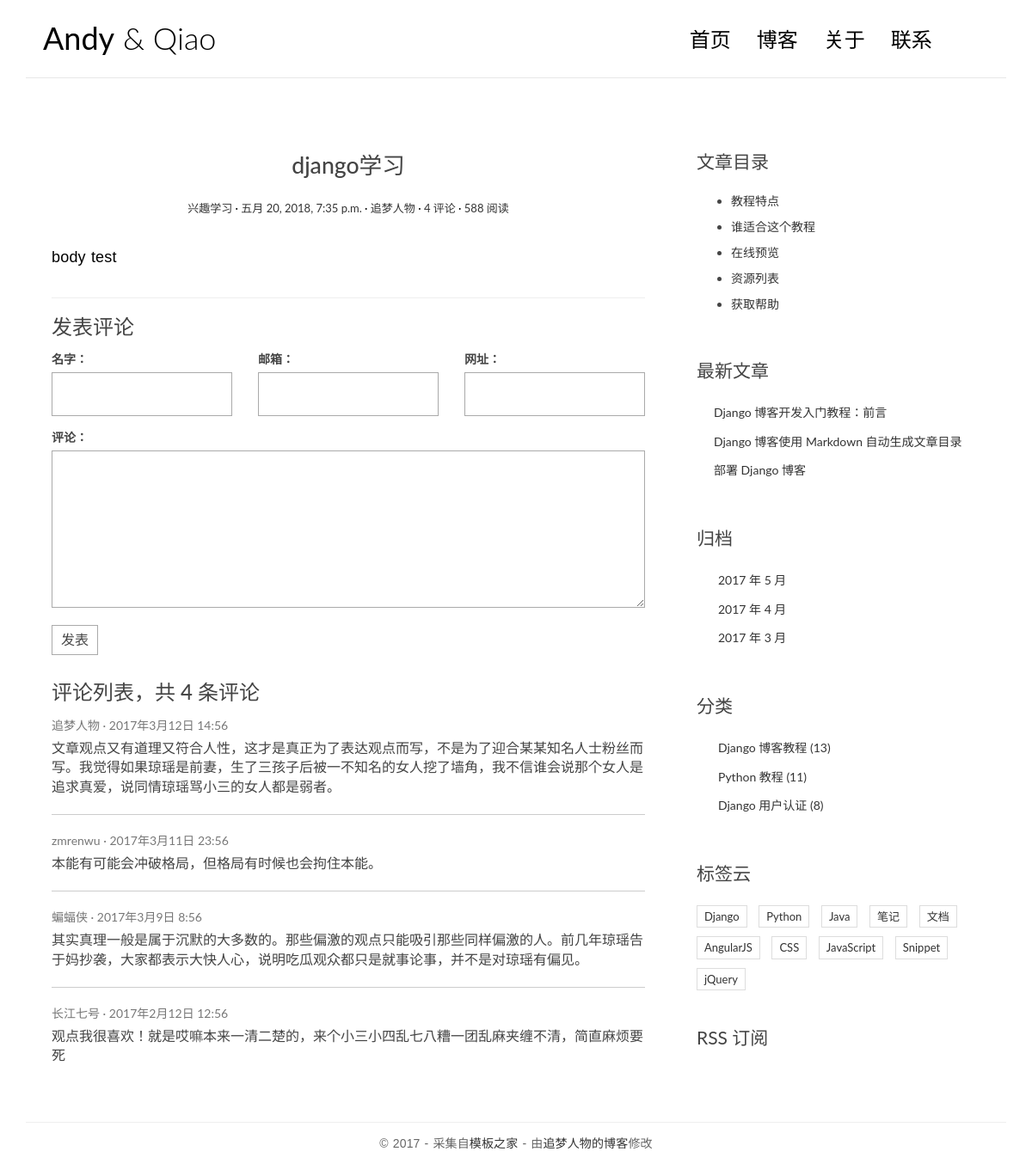
The app's page /article/1/ with its own data.
### blog_andy/models.py (models this page shows, shortened)
class Article(models.Model):
    title = models.CharField(max_length=64)
    sub_title =  models.CharField(max_length=64, blank=True)
    excerpt = models.CharField(max_length=200, blank=True)
    body = models.TextField()
    created_time = models.DateTimeField()
    modified_time = models.DateTimeField()
    category = models.ForeignKey(Category, on_delete=models.CASCADE)
    tags= models.ManyToManyField(Tag, blank = True)
    author = models.ForeignKey(User, on_delete=models.CASCADE)

class Category(models.Model):
    name = models.CharField(max_length=128)

### blog_andy/views.py (the view)
# urls.py: url(r'^article/(?P<pk>[0-9]+)/$', views.detail, name='detail'),
def detail(request, pk):
    article = get_object_or_404(Article, pk=pk)
    article.body = markdown.markdown(article.body,
                                    extensions=[
                                        'markdown.extensions.extra',
                                        'markdown.extensions.codehilite',
                                        'markdown.extensions.toc',
                                    ])
    return render(request, 'blog_andy/detail.html', context = {
        'post':article
    })

### templates/blog_andy/detail.html (shortened to what this page needs)
{% extends 'base.html' %}
{% load staticfiles %}
{% block main %}
    <article class="post post-1">
        <header class="entry-header">
            <h1 class="entry-title">{{post.title}}</h1>
            <div class="entry-meta">
                <span class="post-category"><a href="#">{{ post.category.name }}</a></span>
                <span class="post-date"><a href="#"><time class="entry-date"
                    datetime="{{post.created_time}}">{{post.created_time}}</time></a></span>
                <span class="post-author"><a href="#">追梦人物</a></span>
                <span class="comments-link"><a href="#">4 评论</a></span>
                <span class="views-count"><a href="#">588 阅读</a></span>
            </div>
        </header>
        <div class="entry-content clearfix">
            {{post.body|safe}}
        </div>
    </article>
    <section class="comment-area" id="comment-area">
        <hr>
        <h3>发表评论</h3>
        <form action="#" method="post" class="comment-form">
            <div class="row">
                <div class="col-md-4">
                    <label for="id_name">名字：</label>
                    <input type="text" id="id_name" name="name" required>
                </div>
                <div class="col-md-4">
                    <label for="id_email">邮箱：</label>
                    <input type="email" id="id_email" name="email" required>
                </div>
                <div class="col-md-4">
                    <label for="id_url">网址：</label>
                    <input type="text" id="id_url" name="url">
                </div>
                <div class="col-md-12">
                    <label for="id_comment">评论：</label>
                    <textarea name="comment" id="id_comment" required></textarea>
                    <button type="submit" class="comment-btn">发表</button>
                </div>
            </div>
        </form>
        <div class="comment-list-panel">
            <h3>评论列表，共 <span>4</span> 条评论</h3>
            <ul class="comment-list list-unstyled">
                <li class="comment-item">
                    <span class="nickname">追梦人物</span>
                    <time class="submit-date" datetime="2012-11-09T23:15:57+00:00">2017年3月12日 14:56</time>
                    <div class="text">
                        文章观点又有道理又符合人性，这才是真正为了表达观点而写，不是为了迎合某某知名人士粉丝而写。我觉得如果琼瑶是前妻，生了三孩子后被一不知名的女人挖了墙角，我不信谁会说那个女人是追求真爱，说同情琼瑶骂小三的女人都是弱者。
                    </div>
                </li>
                <li class="comment-item">
                    <span class="nickname">zmrenwu</span>
                    <time class="submit-date" datetime="2012-11-09T23:15:57+00:00">2017年3月11日 23:56</time>
                    <div class="text">
                        本能有可能会冲破格局，但格局有时候也会拘住本能。
                    </div>
                </li>
                <li class="comment-item">
                    <span class="nickname">蝙蝠侠</span>
                    <time class="submit-date" datetime="2012-11-09T23:15:57+00:00">2017年3月9日 8:56</time>
                    <div class="text">
                        其实真理一般是属于沉默的大多数的。那些偏激的观点只能吸引那些同样偏激的人。前几年琼瑶告于妈抄袭，大家都表示大快人心，说明吃瓜观众都只是就事论事，并不是对琼瑶有偏见。
                    </div>
                </li>
                <li class="comment-item">
                    <span class="nickname">长江七号</span>
                    <time class="submit-date" datetime="2012-11-09T23:15:57+00:00">2017年2月12日 12:56</time>
                    <div class="text">
                        观点我很喜欢！就是哎嘛本来一清二楚的，来个小三小四乱七八糟一团乱麻夹缠不清，简直麻烦要死
                    </div>
                </li>
            </ul>
        </div>
    </section>
{% endblock main %}
{% block toc %}
    <div class="widget widget-content">
        <h3 class="widget-title">文章目录</h3>
        <ul>
            <li>
                <a href="#">教程特点</a>
            </li>
            <li>
                <a href="#">谁适合这个教程</a>
            </li>
            <li>
                <a href="#">在线预览</a>
            </li>
            <li>
                <a href="#">资源列表</a>
            </li>
            <li>
                <a href="#">获取帮助</a>
            </li>
        </ul>
    </div>
    <div class="widget widget-recent-posts">
        <h3 class="widget-title">最新文章</h3>
        <ul>
            <li>
                <a href="#">Django 博客开发入门教程：前言</a>
            </li>
            <li>
                <a href="#">Django 博客使用 Markdown 自动生成文章目录</a>
            </li>
            <li>
                <a href="#">部署 Django 博客</a>
            </li>
        </ul>
    </div>
    <div class="widget widget-archives">
        <h3 class="widget-title">归档</h3>
        <ul>
            <li>
                <a href="#">2017 年 5 月</a>
            </li>
            <li>
                <a href="#">2017 年 4 月</a>
            </li>
            <li>
                <a href="#">2017 年 3 月</a>
            </li>
        </ul>
    </div>
    <div class="widget widget-category">
        <h3 class="widget-title">分类</h3>
        <ul>
            <li>
                <a href="#">Django 博客教程 <span class="post-count">(13)</span></a>
            </li>
            <li>
                <a href="#">Python 教程 <span class="post-count">(11)</span></a>
            </li>
            <li>
                <a href="#">Django 用户认证 <span class="post-count">(8)</span></a>
            </li>
        </ul>
    </div>
    <div class="widget widget-tag-cloud">
        <h3 class="widget-title">标签云</h3>
        <ul>
            <li>
                <a href="#">Django</a>
            </li>
            <li>
                <a href="#">Python</a>
            </li>
            <li>
                <a href="#">Java</a>
            </li>
            <li>
                <a href="#">笔记</a>
            </li>
            <li>
                <a href="#">文档</a>
            </li>
            <li>
                <a href="#">AngularJS</a>
            </li>
            <li>
                <a href="#">CSS</a>
            </li>
            <li>
                <a href="#">JavaScript</a>
            </li>
            <li>
                <a href="#">Snippet</a>
            </li>
            <li>
                <a href="#">jQuery</a>
            </li>
        </ul>
    </div>
    <div class="rss">
        <a href=""> RSS 订阅</a>
    </div>
{% endblock toc %}

### blog_andy/static/blog_andy/css/custom.css (style rules this page uses)
* { outline: none; }
h1, h2, h3, h4, h5, h6 { margin-top: 0; }
a { color: #333; }
body { color: #444; font-family: 'Lato', sans-serif; }
p { font-family: 'Ubuntu', sans-serif; font-weight: 400; word-spacing: 1px; letter-spacing: 0.01em; }
.post { background: #fff; padding: 30px 30px 0; }
.entry-title { text-align: center; font-size: 1.9em; margin-bottom: 20px; line-height: 1.6; padding: 10px 20px 0; }
.entry-meta { text-align: center; color: #DDDDDD; font-size: 13px; margin-bottom: 30px; }
.entry-content { font-size: 18px; line-height: 1.9; font-weight: 300; color: #000; }
.post-category::after, .post-date::after, .post-author::after, .comments-link::after { content: ' ·'; color: #000; }
.widget { background: #fff; padding: 30px 0 0; }
.widget-title { font-size: 1.5em; margin-bottom: 20px; line-height: 1.6; padding: 10px 0 0; font-weight: 400; }
.widget-recent-posts ul { padding: 0; margin: 0; padding-left: 20px; }
.widget-recent-posts ul li { list-style-type: none; position: relative; line-height: 170%; margin-bottom: 10px; }
.widget-recent-posts ul li::before { content: '\f3d3'; font-family: "Ionicons"; position: absolute; left: -17px; top: 3px; font-size: 16px; color: #000; }
.widget-archives ul { padding: 0; margin: 0; padding-left: 25px; }
.widget-archives ul li { list-style-type: none; position: relative; line-height: 170%; margin-bottom: 10px; }
.widget-archives ul li::before { content: '\f3f3'; font-family: "Ionicons"; position: absolute; left: -25px; top: 1px; font-size: 16px; color: #000; }
.widget-category ul { padding: 0; margin: 0; padding-left: 25px; }
.widget-category ul li { list-style-type: none; position: relative; line-height: 170%; margin-bottom: 10px; }
.widget-category ul li::before { content: '\f3fe'; font-family: "Ionicons"; position: absolute; left: -25px; top: 1px; font-size: 18px; color: #000; }
.widget-tag-cloud ul { padding: 0; margin: 0; margin-right: -10px; }
.widget-tag-cloud ul li { list-style-type: none; font-size: 13px; display: inline-block; margin-right: 10px; margin-bottom: 10px; padding: 3px 8px; border: 1px solid #ddd; }
.widget-content ul li { margin-bottom: 10px; }
.rss { font-size: 21px; margin-top: 30px; }
.rss a { color: #444; }
.contact-form input, .comment-form input { border: 1px solid #aaa; margin-bottom: 15px; width: 100%; padding: 15px 15px; font-size: 16px; line-height: 100%; transition: 0.4s border-color linear; }
.contact-form textarea, .comment-form textarea { border: 1px solid #aaa; margin-bottom: 15px; width: 100%; padding: 15px 15px; font-size: 16px; line-height: 20px !important; min-height: 183px; transition: 0.4s border-color linear; }
.comment-area { padding: 0 30px 0; }
.comment-form { margin-top: 15px; }
.comment-form .comment-btn { background-color: #fff; border: 1px solid #aaa; font-size: 16px; padding: 5px 10px; }
.comment-list-panel { margin-top: 30px; }
.comment-list { margin-top: 15px; }
.comment-item:not(:last-child) { border-bottom: 1px #ccc solid; margin-bottom: 20px; padding-bottom: 20px; }
.comment-item .nickname, .comment-item .submit-date { color: #777; font-size: 14px; }
.comment-item .nickname:after { content: ' ·'; }
.comment-item .text { padding-top: 5px; font-size: 16px; }

### records on screen
Article: title "django学习", category.name "兴趣学习", created_time "五月 20, 2018, 7:35 p.m.", body "body test"
